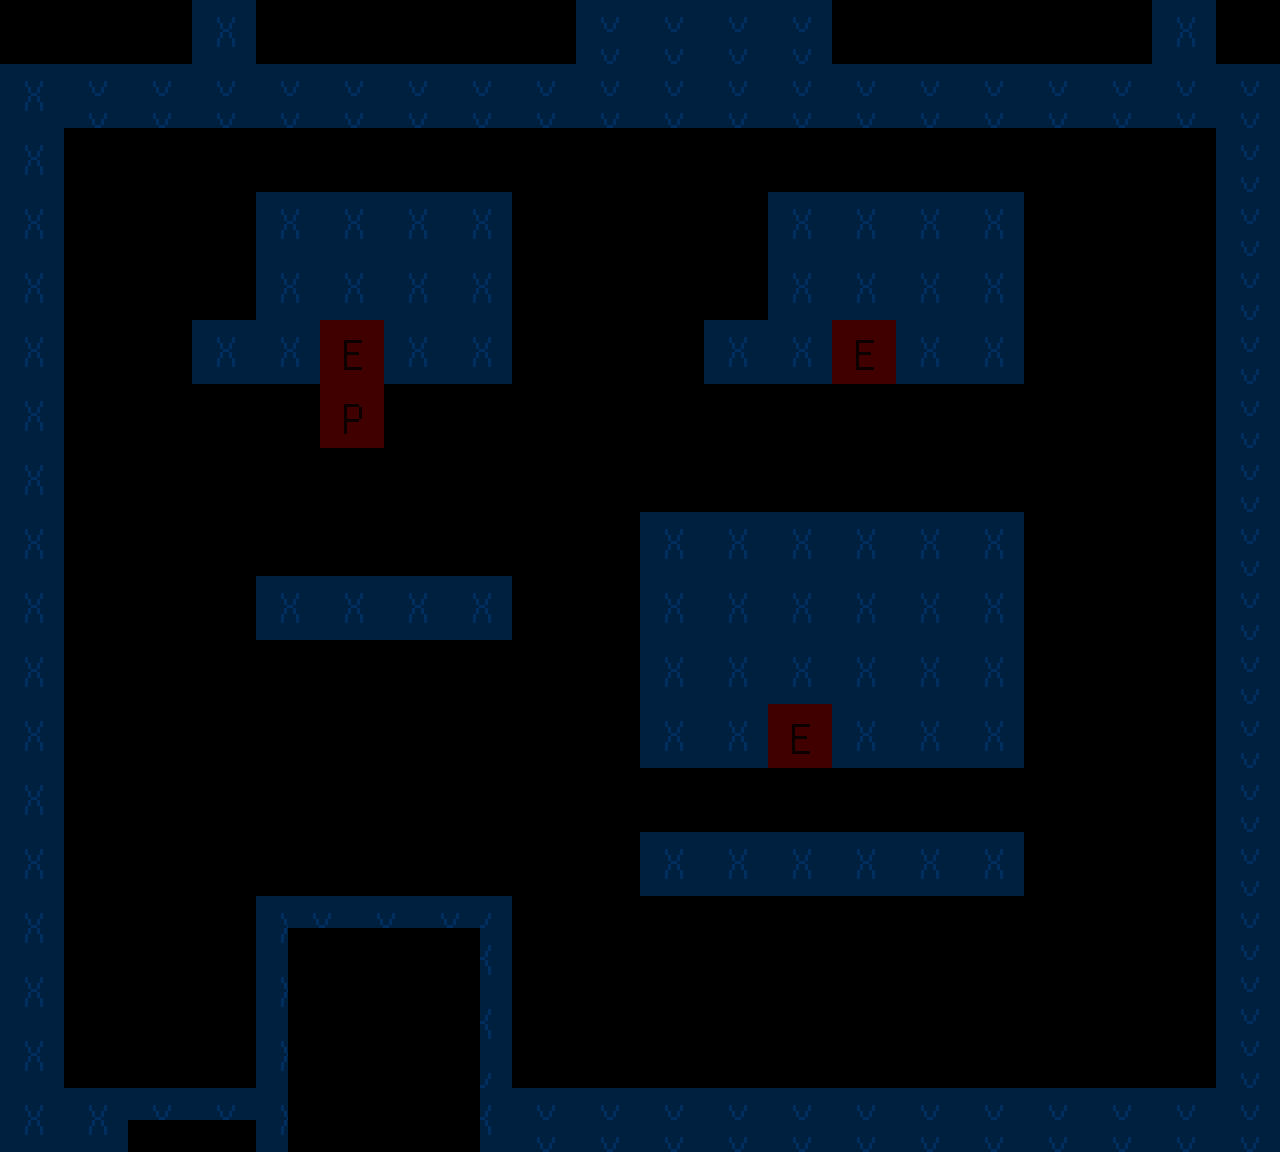

Rendered tile map (Tiled .tmx) drawn with the repository's tilesets; below, a short description and the map source with its tile grids summarised:
An orthogonal 40x36 tile map with 32x32 px tiles, 1 tile layer (triggers), 3 hidden layers not drawn, 6 tilesets and 4 objects.

<map version="1.0" tiledversion="2018.04.18" orientation="orthogonal" renderorder="right-down" width="40" height="36" tilewidth="32" tileheight="32" infinite="0" nextobjectid="5">
    <tileset firstgid="1" name="ground" tilewidth="32" tileheight="32" tilecount="6" columns="6">
        <image source="tiles/groundCompiled.png" width="192" height="32" />
    </tileset>
    <tileset firstgid="7" name="lab" tilewidth="32" tileheight="32" tilecount="96" columns="12">
        <image source="tiles/lab.png" width="384" height="256" />
        <tile id="0">
            <properties>
                <property name="solid" value="" />
            </properties>
        </tile>
        <tile id="1">
            <properties>
                <property name="solid" value="" />
            </properties>
        </tile>
        <tile id="2">
            <properties>
                <property name="solid" value="" />
            </properties>
        </tile>
        <tile id="3">
            <properties>
                <property name="solid" value="" />
            </properties>
        </tile>
        <tile id="4">
            <properties>
                <property name="solid" value="" />
            </properties>
        </tile>
    </tileset>
    <tileset firstgid="103" name="objects" tilewidth="32" tileheight="32" tilecount="18" columns="9">
        <image source="tiles/objects.png" width="288" height="64" />
    </tileset>
    <tileset firstgid="121" name="house" tilewidth="32" tileheight="32" tilecount="48" columns="8">
        <image source="tiles/house.png" width="256" height="192" />
    </tileset>
    <tileset firstgid="169" name="triggers" tilewidth="32" tileheight="32" tilecount="12" columns="6">
        <image source="tiles/triggers.png" width="192" height="64" />
        <tile id="0">
            <properties>
                <property name="playerStart" value="down" />
            </properties>
        </tile>
        <tile id="2">
            <properties>
                <property name="entry" value="playerHouse.tmx" />
            </properties>
        </tile>
        <tile id="3">
            <properties>
                <property name="entry" value="playerHouse.tmx" />
            </properties>
        </tile>
        <tile id="4">
            <properties>
                <property name="solid" value="" />
            </properties>
        </tile>
        <tile id="5">
            <properties>
                <property name="solid" value="" />
            </properties>
        </tile>
        <tile id="6">
            <properties>
                <property name="water" value="" />
            </properties>
        </tile>
        <tile id="10">
            <properties>
                <property name="solid" value="" />
            </properties>
        </tile>
    </tileset>
    <tileset firstgid="181" name="sprites" tilewidth="32" tileheight="32" tilecount="8" columns="4">
        <image source="tiles/sprites.png" width="128" height="64" />
        <tile id="0">
            <properties>
                <property name="frames" value="8" />
                <property name="height" value="32" />
                <property name="mspf" value="350" />
                <property name="src" value="sprites/water.png" />
                <property name="width" value="32" />
            </properties>
        </tile>
        <tile id="2">
            <properties>
                <property name="frames" value="4" />
                <property name="height" value="32" />
                <property name="mspf" value="350" />
                <property name="src" value="sprites/flower.png" />
                <property name="width" value="32" />
            </properties>
        </tile>
    </tileset>
    <layer name="background" width="40" height="36" visible="0">
        <data>[1440 cells, 1440 non-empty, 3 distinct tile ids]</data>
    </layer>
    <layer name="foreground" width="40" height="36" visible="0">
        <data>[1440 cells, 542 non-empty, 163 distinct tile ids]</data>
    </layer>
    <layer name="sprites" width="40" height="36" visible="0">
        <data>[1440 cells, 58 non-empty, 2 distinct tile ids]</data>
    </layer>
    <objectgroup name="Object Layer 1">
        <object id="1" x="320" y="320" width="32" height="32" />
        <object id="2" x="320" y="320" width="32" height="32" />
        <object id="3" x="320" y="320" width="32" height="32" />
        <object id="4" x="320" y="320" width="64" height="64">
            <properties>
                <property name="destinationMap" value="playerHouse.tmx" />
                <property name="destinationX" type="float" value="0" />
            </properties>
        </object>
    </objectgroup>
    <layer name="triggers" width="40" height="36">
        <data>[1440 cells, 550 non-empty, 12 distinct tile ids]</data>
    </layer>
</map>
